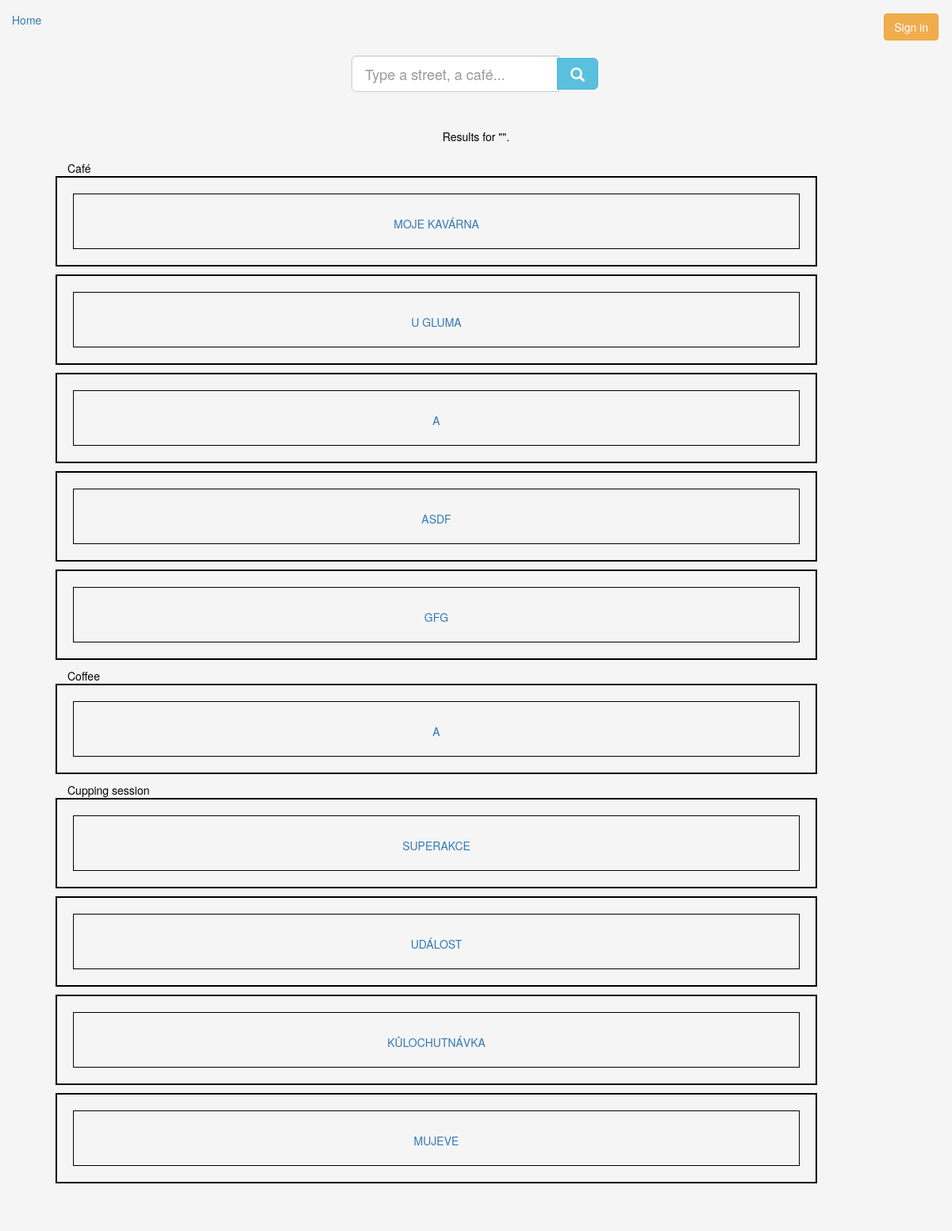
The page /search/ on the database as committed earlier.
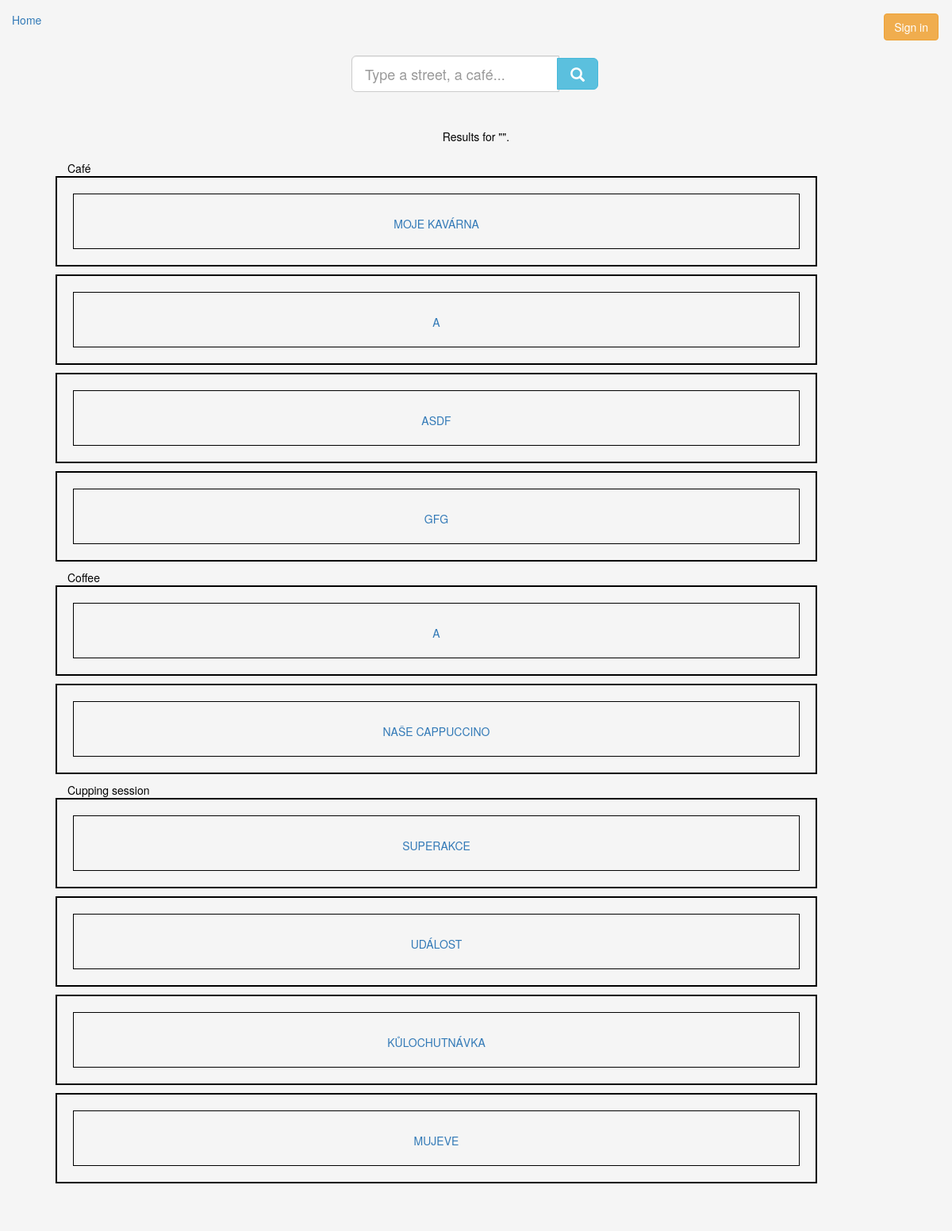
The same page on the database as committed later.
### kavarna/models.py (models this page shows, shortened)
class Cafe(models.Model):
    name = models.CharField(max_length=64)
    street = models.CharField(max_length=64, blank=True, default='')
    housenumber = models.PositiveIntegerField(blank=True, default=0) # needs to be changed
    city = models.CharField(max_length=64, blank=True, default='')
    psc = models.CharField(max_length=64, blank=True, default='')
    opensAt = models.CharField(max_length=64, blank=True, default='')
    closesAt = models.CharField(max_length=64, blank=True, default='')
    capacity = models.PositiveSmallIntegerField(blank=True, default=0)
    description = models.TextField(blank=True, default='')
    owner = models.ForeignKey(User, on_delete=models.CASCADE)
    offers_coffee = models.ManyToManyField(Coffee)

class Coffee(models.Model):
    name = models.CharField(max_length=64)
    place_of_origin = models.CharField(max_length=64, blank=True)
    quality = models.CharField(max_length=64, blank=True)
    taste_description = models.TextField(blank=True)
    preparation = models.ForeignKey(CoffeePreparation, blank=True, null=True, on_delete=models.SET_NULL)
    beans = models.ManyToManyField(CoffeeBean, through="CoffeeContainsBeans")

class Event(models.Model):
    name = models.CharField(max_length=64)
    price = models.IntegerField()
    capacity = models.IntegerField()
    participants = models.ManyToManyField(User)
    coffee_list = models.ManyToManyField(Coffee)
    place = models.ForeignKey(Cafe, on_delete=models.CASCADE)

### kavarna/views.py (the view)
# urls.py: path('search/', views.search, name='search'),
def search(request):
    d = generateDict(request)
    if 'message' in d:
        return errLogout(request, d)
    if d['key'] == '':
        d['caferesults'] = models.Cafe.objects.all()
    else:
        d['caferesults'] = models.Cafe.objects.filter(name__iexact=d['key']).values()
    if d['key'] == '':
        d['coffeeresults'] = models.Coffee.objects.all()
    else:
        d['coffeeresults'] = models.Coffee.objects.filter(name__iexact=d['key']).values()
    if d['key'] == '':
        d['cuppingresults'] = models.Event.objects.all()
    else:
        d['cuppingresults'] = models.Event.objects.filter(name__iexact=d['key']).values()
    return render(request, "search.html", d)

### kavarna/core.py (called while the page is built)
def generateDict(request):
    try:
        email = request.COOKIES['user']
        if User.objects.get(email=email) != None:
            d = {'loggeduser'    : User.objects.get(email=email),
                 'loggeddrinker' : models.Drinker.getData(email) }
        else:
            d = {'message'   : 'Unknown user'}
    except:
        d = {}
    d['key'] = request.GET.get('key', '')
    return d

### kavarna/templates/search.html
{% extends "page.html" %}
{% block content %}
<div class="row text-center" style="padding-bottom: 20px">
    Results for "{{key}}".
</div>
<div class="row">
    <div class="col-lg-10 searchlist" style="margin-left: 40px">
        {% include 'snippets/searchresult.html' with list=caferesults resultgroupid="caferesults" blockheader="Café" %}
        {% include 'snippets/searchresult.html' with list=coffeeresults resultgroupid="coffeeresults" blockheader="Coffee" %}
        {% include 'snippets/searchresult.html' with list=cuppingresults resultgroupid="cuppingresults" blockheader="Cupping session" %}
    </div>
    <div class="col-lg-1"></div>
</div>
{% endblock %}

### kavarna/templates/snippets/searchresult.html (shortened to what this page needs)
<div id={{resultgroupid}}>
    <span class="category-header">{{blockheader}}</span>
    {% if list %}
    {% for item in list %}
    <div class="row searchitem">
        <div class="container-fluid" style="border: 1px solid black">
            <div class="row text-center">
		{% if resultgroupid == "caferesults" %}
                <form action="/cafe" method="get">
                    <h1><button class="btn btn-link" type="Submit">{{item.name|upper}}</button></h1>
                </form>
		{% elif resultgroupid == "coffeeresults" %}
                <form action="/coffee" method="get">
                    <h1><button class="btn btn-link" type="Submit">{{item.name|upper}}</button></h1>
                </form>
		{% elif resultgroupid == "cuppingresults" %}
		<form action="/event" method="get">
                    <h1><button class="btn btn-link" type="Submit">{{item.name|upper}}</button></h1>
                </form>
		{% endif %}
            </div>
        </div>
    </div>
    {% endfor %}
    {% endif %}
</div>

Rows that differ between the two databases and show on the page:
removed Cafe: name "U GLUMA"
added Coffee: name "NAŠE CAPPUCCINO"
